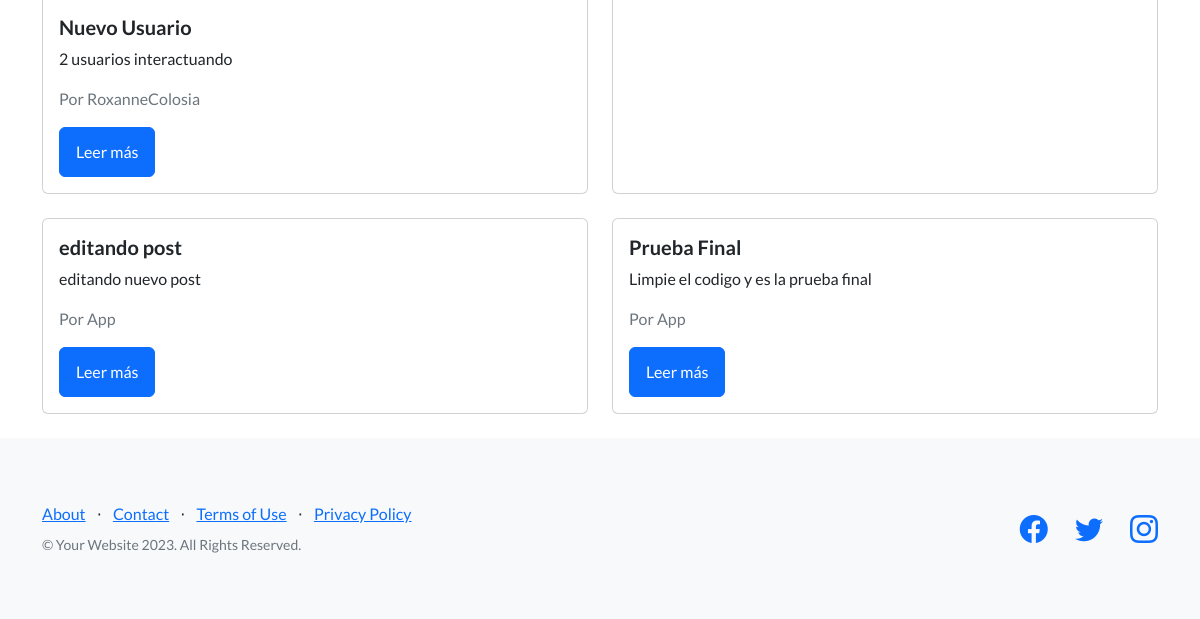
The app's page /pages/ (lower part), older data.
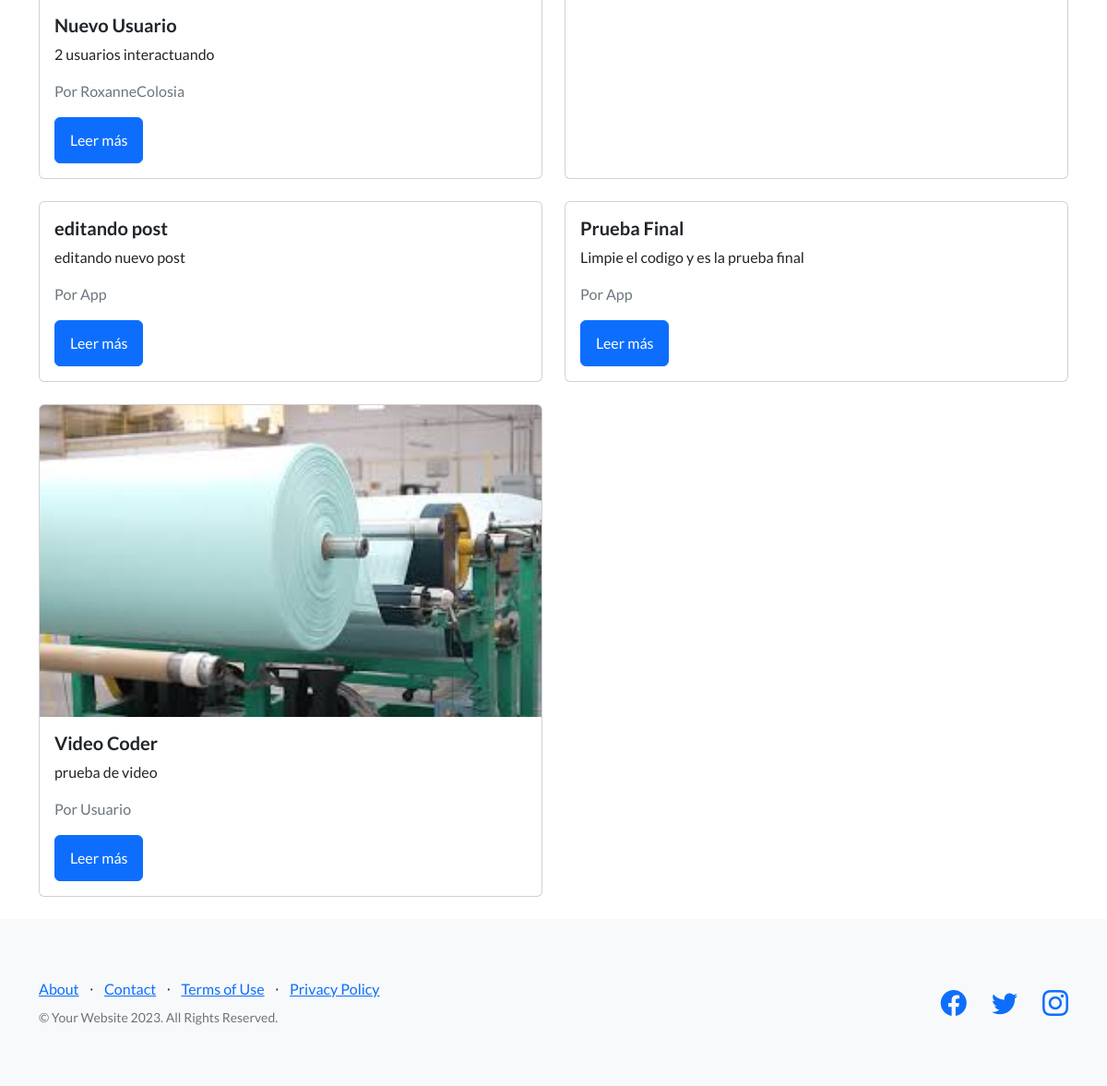
The same page, newer data.
### blog/models.py (models this page shows, shortened)
class Post(models.Model):
    titulo = models.CharField(max_length=100)
    subtitulo = models.CharField(max_length=150)
    contenido = models.TextField()
    imagen = models.ImageField(upload_to='posts/', blank=True, null=True)
    fecha = models.DateTimeField(auto_now_add=True)
    autor = models.ForeignKey(User, on_delete=models.CASCADE, related_name='posts')

### blog/views.py (the view)
# urls.py: path('', PostListView.as_view(), name='post-list'),  # lista de posts en /pages/
class PostListView(ListView):
    model = Post
    template_name = 'AppCoder/Blog/post_list.html'
    context_object_name = 'posts'
    def get_queryset(self):
        queryset = super().get_queryset()
        query = self.request.GET.get('q')
        if query:
            queryset = queryset.filter(
                Q(titulo__icontains=query) | Q(subtitulo__icontains=query)
            )
        return queryset

### AppCoder/templates/AppCoder/Blog/post_list.html (shortened to what this page needs)
{% extends 'AppCoder/Padre.html' %}
{% block content %}
<div class="container mt-5">
    {% if posts %}
        <div class="row">
            {% for post in posts %}
                <div class="col-md-6 mb-4">
                    <div class="card h-100">
                        {% if post.imagen %}
                            <img src="{{ post.imagen.url }}" class="card-img-top" alt="{{ post.titulo }}">
                        {% endif %}
                        <div class="card-body">
                            <h5 class="card-title">{{ post.titulo }}</h5>
                            <p class="card-text">{{ post.subtitulo }}</p>
                            <p class="text-muted">Por {{ post.autor.username }}</p>
                            <a href="{% url 'post-detail' post.pk %}" class="btn btn-primary">Leer más</a>
                        </div>
                    </div>
                </div>
            {% endfor %}
        </div>
    {% else %}
        <p>No hay páginas aún.</p>
    {% endif %}
</div>
{% endblock %}

Row changes from the older to the newer data that the page shows:
added Post: imagen (picture), titulo "Video Coder", subtitulo "prueba de video", autor.username "Usuario"
